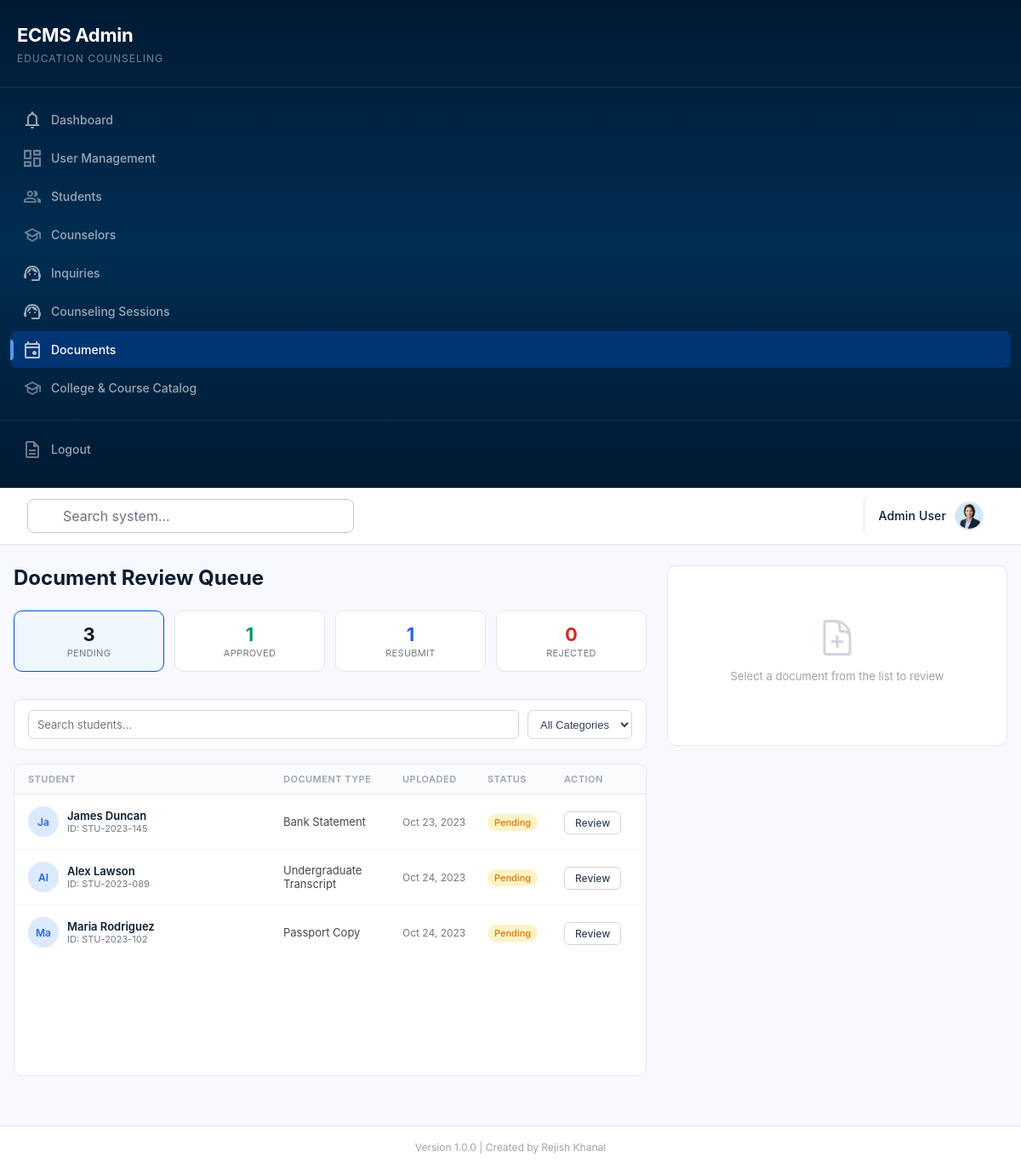
Screenshot of /admin/documents/review-queue (signed in) with the database file from the repository.
### tables this page shows
CREATE TABLE IF NOT EXISTS documents (
    id INT AUTO_INCREMENT PRIMARY KEY,
    student_id INT,
    name VARCHAR(255) NOT NULL,
    size VARCHAR(20),
    type VARCHAR(20),
    category ENUM('education', 'visa') DEFAULT 'education',
    assigned_by INT,
    assigned_at TIMESTAMP NULL,
    submitted_at TIMESTAMP NULL,
    status ENUM('assigned', 'pending', 'approved', 'rejected', 'resubmit') DEFAULT 'pending',
    reviewed_by INT,
    reviewed_at TIMESTAMP NULL,
    remarks TEXT,
    file_path VARCHAR(500),
    uploaded_by INT,
    created_at TIMESTAMP DEFAULT CURRENT_TIMESTAMP,
    FOREIGN KEY (student_id) REFERENCES students(id) ON DELETE SET NULL,
    FOREIGN KEY (uploaded_by) REFERENCES users(id) ON DELETE SET NULL,
    FOREIGN KEY (reviewed_by) REFERENCES users(id) ON DELETE SET NULL,
    FOREIGN KEY (assigned_by) REFERENCES users(id) ON DELETE SET NULL
);

CREATE TABLE IF NOT EXISTS students (
    id INT AUTO_INCREMENT PRIMARY KEY,
    student_id VARCHAR(50) UNIQUE,
    name VARCHAR(255) NOT NULL,
    email VARCHAR(255) UNIQUE NOT NULL,
    education_level VARCHAR(50),
    counselor_id INT,
    status ENUM('active', 'inactive') DEFAULT 'active',
    created_at TIMESTAMP DEFAULT CURRENT_TIMESTAMP,
    FOREIGN KEY (counselor_id) REFERENCES counselors(id) ON DELETE SET NULL
);

### backend/views/admin/documents/review-queue.php (the view, shortened to what the rows shown need)
<div class="rq-page">
    <div class="rq-left">
        <div class="rq-header">
            <h2>Document Review Queue</h2>
        </div>
        <div class="rq-list">
            <?php if (!empty($documents)): ?>
                <?php foreach ($documents as $doc): ?>
                    <a href="<?php echo url('/admin/documents/review-queue?status=' . ($filters['status'] ?? 'pending') . '&doc_id=' . $doc['id']); ?>" class="rq-item <?php echo ($selectedDoc['id'] ?? null) == $doc['id'] ? 'active' : ''; ?>" style="text-decoration:none;color:inherit;">
                        <div class="rq-student">
                            <div class="rq-avatar"><?php echo e(substr($doc['student_name'] ?? 'NA', 0, 2)); ?></div>
                            <div class="rq-student-info">
                                <div class="rq-student-name"><?php echo e($doc['student_name'] ?? 'Unknown'); ?></div>
                                <div class="rq-student-id">ID: <?php echo e($doc['student_code'] ?? '-'); ?></div>
                            </div>
                        </div>
                        <div class="rq-doc-type"><?php echo e($doc['name']); ?></div>
                        <div class="rq-date"><?php echo e(date('M d, Y', strtotime($doc['created_at']))); ?></div>
                        <div><span class="rq-badge rq-badge--<?php echo e($doc['status']); ?>"><?php echo e(ucfirst($doc['status'])); ?></span></div>
                        <div><span class="rq-review-btn">Review</span></div>
                    </a>
                <?php endforeach; ?>
            <?php else: ?>
                <div class="rq-empty">No documents found.</div>
            <?php endif; ?>
        </div>
    </div>
</div>
<?php
include __DIR__ . '/../../layouts/admin-layout.php';

### rows the page displays
documents: student.name "Ja", student.name "James Duncan", student.student_id "STU-2023-145", name "Bank Statement", created_at "Oct 23, 2023", status "Pending"
documents: student.name "Al", student.name "Alex Lawson", student.student_id "STU-2023-089", name "Undergraduate Transcript", created_at "Oct 24, 2023", status "Pending"
documents: student.name "Ma", student.name "Maria Rodriguez", student.student_id "STU-2023-102", name "Passport Copy", created_at "Oct 24, 2023", status "Pending"

### other values shown
$item['label'] "Dashboard"
$item['label'] "User Management"
$item['label'] "Students"
$item['label'] "Counselors"
$item['label'] "Inquiries"
$item['label'] "Counseling Sessions"
$item['label'] "Documents"
$item['label'] "College & Course Catalog"
$_SESSION['user']['name'] "Admin User"
$stats['pending'] "3"
$stats['approved'] "1"
$stats['resubmit'] "1"
$stats['rejected'] "0"
